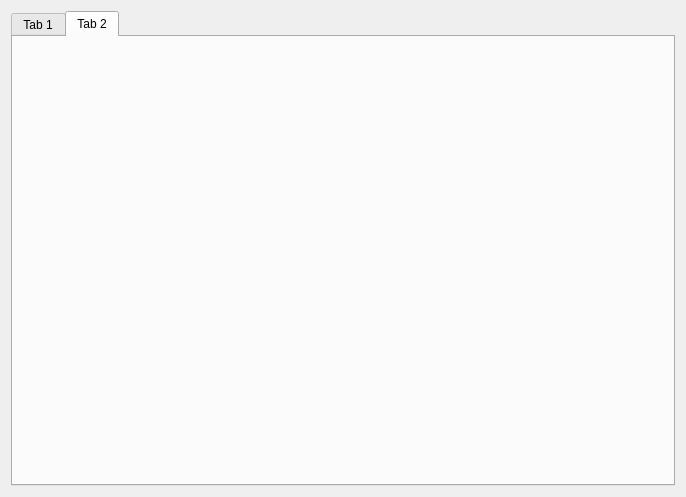
<?xml version="1.0" encoding="UTF-8"?>
<ui version="4.0">
 <class>MainWidget</class>
 <widget class="QWidget" name="MainWidget">
  <property name="geometry">
   <rect>
    <x>0</x>
    <y>0</y>
    <width>686</width>
    <height>497</height>
   </rect>
  </property>
  <property name="windowTitle">
   <string>MainWidget</string>
  </property>
  <layout class="QVBoxLayout" name="verticalLayout">
   <item>
    <widget class="QTabWidget" name="tabWidget">
     <property name="currentIndex">
      <number>1</number>
     </property>
     <widget class="QWidget" name="pTab1">
      <attribute name="title">
       <string>Tab 1</string>
      </attribute>
     </widget>
     <widget class="QWidget" name="pTab2">
      <attribute name="title">
       <string>Tab 2</string>
      </attribute>
     </widget>
    </widget>
   </item>
  </layout>
 </widget>
 <resources/>
 <connections/>
</ui>
